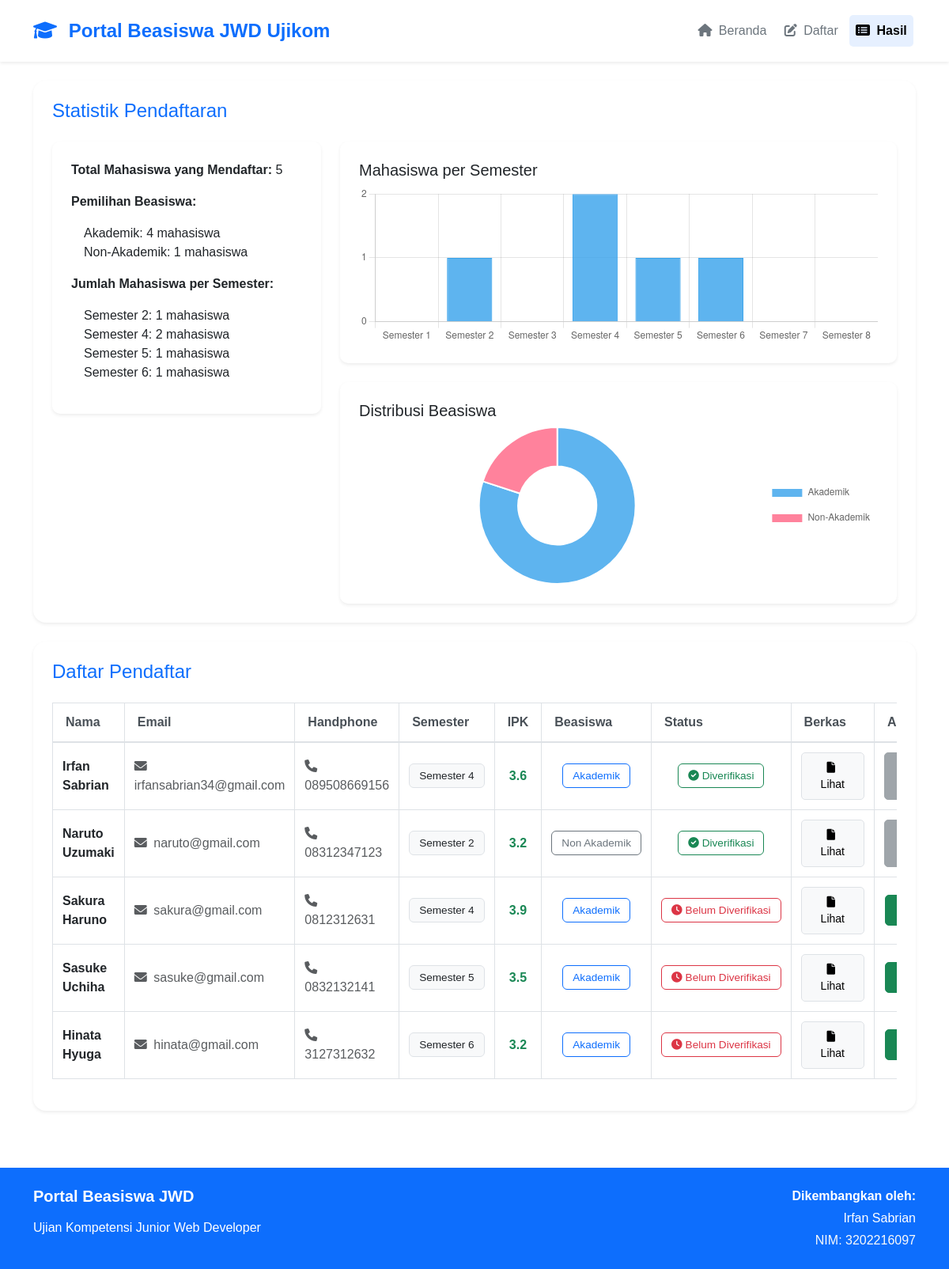
/registration-beasiswa.php, run on the app's committed database.
### tables this page shows
CREATE TABLE `daftar_mahasiswa` (
  `id` int(11) NOT NULL,
  `nama` varchar(50) NOT NULL,
  `email` varchar(50) NOT NULL,
  `hp` varchar(15) NOT NULL,
  `semester` int(11) NOT NULL,
  `ipk` float NOT NULL,
  `beasiswa` varchar(30) NOT NULL,
  `berkas` varchar(255) NOT NULL,
  `status` varchar(30) NOT NULL
);

### registration-beasiswa.php (the view, shortened to what this page needs)
<?php
include_once("connection.php");
$hasil = mysqli_query($conn, "SELECT * FROM daftar_mahasiswa");
$total_mahasiswa = 0;
$jumlah_akademik = 0;
$jumlah_non_akademik = 0;
$jumlah_per_semester = array_fill(1, 8, 0);
while ($data_mahasiswa = mysqli_fetch_array($hasil)) {
  $total_mahasiswa++;
  if ($data_mahasiswa['beasiswa'] == 'Akademik') {
    $jumlah_akademik++;
  } else {
    $jumlah_non_akademik++;
  }
  $semester = intval($data_mahasiswa['semester']);
  if ($semester >= 1 && $semester <= 8) {
    $jumlah_per_semester[$semester]++;
  }
}
$label_semester = json_encode(array_keys($jumlah_per_semester));
$data_semester = json_encode(array_values($jumlah_per_semester));
$label_beasiswa = json_encode(['Akademik', 'Non-Akademik']);
$data_beasiswa = json_encode([$jumlah_akademik, $jumlah_non_akademik]);
mysqli_data_seek($hasil, 0);
?>
<!doctype html>
<html lang="id">
<head>
  <link href="https://cdn.jsdelivr.net/npm/bootstrap@5.3.3/dist/css/bootstrap.min.css" rel="stylesheet">
  <link rel="stylesheet" href="css/styles.css">
</head>
<body>
  <nav class="navbar navbar-expand-lg sticky-top bg-white shadow-sm">
    <div class="container">
      <a class="navbar-brand fw-bold text-primary" href="index.php">
        <i class="fas fa-graduation-cap me-2"></i>
        Portal Beasiswa JWD Ujikom
      </a>
      <div class="collapse navbar-collapse" id="navbarNav">
        <ul class="navbar-nav ms-auto">
          <li class="nav-item">
            <a class="nav-link" href="index.php">
              <i class="fas fa-home me-1"></i> Beranda
            </a>
          </li>
          <li class="nav-item">
            <a class="nav-link" href="form-beasiswa.php">
              <i class="fas fa-edit me-1"></i> Daftar
            </a>
          </li>
          <li class="nav-item">
            <a class="nav-link active fw-bold" href="registration-beasiswa.php">
              <i class="fas fa-list-alt me-1"></i> Hasil
            </a>
          </li>
        </ul>
      </div>
    </div>
  </nav>
  <div class="container py-4">
    <div class="bg-white rounded-4 shadow-sm p-4 mb-4">
      <h4 class="mb-4 text-primary">Statistik Pendaftaran</h4>
      <div class="row">
        <div class="col-md-4">
          <div class="card border-0">
            <div class="card-body">
              <p><strong>Total Mahasiswa yang Mendaftar:</strong> <?php echo $total_mahasiswa; ?></p>
              <p><strong>Pemilihan Beasiswa:</strong></p>
              <ul class="list-unstyled ps-3">
                <li>Akademik: <?php echo $jumlah_akademik; ?> mahasiswa</li>
                <li>Non-Akademik: <?php echo $jumlah_non_akademik; ?> mahasiswa</li>
              </ul>
              <p><strong>Jumlah Mahasiswa per Semester:</strong></p>
              <ul class="list-unstyled ps-3">
                <?php
                foreach ($jumlah_per_semester as $semester => $jumlah) {
                  if ($jumlah > 0) {
                    echo "<li>Semester $semester: $jumlah mahasiswa</li>";
                  }
                }
                ?>
              </ul>
            </div>
          </div>
        </div>
        <div class="col-md-8">
          <div class="row">
            <div class="col-12 mb-4">
              <div class="card shadow-sm">
                <div class="card-body">
                  <h5 class="card-title">Mahasiswa per Semester</h5>
                  <div style="height: 200px">
                    <canvas id="grafikBarSemester"></canvas>
                  </div>
                </div>
              </div>
            </div>
            <div class="col-12">
              <div class="card shadow-sm">
                <div class="card-body">
                  <h5 class="card-title">Distribusi Beasiswa</h5>
                  <div style="height: 200px">
                    <canvas id="grafikPieBeasiswa"></canvas>
                  </div>
                </div>
              </div>
            </div>
          </div>
        </div>
      </div>
    </div>
    <div class="bg-white rounded-4 shadow-sm p-4">
      <h4 class="mb-4 text-primary">Daftar Pendaftar</h4>
      <div class="table-responsive">
        <table class="table table-hover align-middle border" id="tabelPendaftar">
          <thead>
            <tr class="text-center" style="background-color: #f8f9fa; border-bottom: 2px solid #dee2e6;">
              <th class="px-3 border">Nama</th>
              <th class="px-3 border">Email</th>
              <th class="px-3 border">Handphone</th>
              <th class="px-3 border">Semester</th>
              <th class="px-3 border">IPK</th>
              <th class="px-3 border">Beasiswa</th>
              <th class="px-3 border">Status</th>
              <th class="px-3 border">Berkas</th>
              <th class="px-3 border">Aksi</th>
            </tr>
          </thead>
          <tbody>
            <?php while ($data_mahasiswa = mysqli_fetch_array($hasil)) { ?>
              <tr class="align-middle">
                <td class="fw-semibold border"><?php echo $data_mahasiswa['nama']; ?></td>
                <td class="border">
                  <a href="mailto:<?php echo $data_mahasiswa['email']; ?>" class="text-decoration-none text-muted">
                    <i class="fas fa-envelope me-1"></i>
                    <?php echo $data_mahasiswa['email']; ?>
                  </a>
                </td>
                <td class="border">
                  <a href="tel:<?php echo $data_mahasiswa['hp']; ?>" class="text-decoration-none text-muted">
                    <i class="fas fa-phone me-1"></i>
                    <?php echo $data_mahasiswa['hp']; ?>
                  </a>
                </td>
                <td class="text-center border">
                  <span class="badge text-dark border" style="background-color: #f8f9fa;">
                    Semester <?php echo $data_mahasiswa['semester']; ?>
                  </span>
                </td>
                <td class="text-center fw-bold border">
                  <?php
                  $ipk_class = 'text-success';
                  echo "<span class='$ipk_class'>" . $data_mahasiswa['ipk'] . "</span>";
                  ?>
                </td>
                <td class="text-center border">
                  <?php
                  $beasiswa_class = $data_mahasiswa['beasiswa'] == 'Akademik' ? 'border-primary text-primary' : 'border-secondary text-secondary';
                  echo "<span class='badge border $beasiswa_class' style='background-color: transparent'>" .
                    $data_mahasiswa['beasiswa'] . "</span>";
                  ?>
                </td>
                <td class="text-center border">
                  <?php
                  $status = $data_mahasiswa['status'];
                  if ($status == 'Diverifikasi') {
                    echo "<span class='badge border border-success text-success' style='background-color: transparent'>
                            <i class='fas fa-check-circle me-1'></i>$status
                          </span>";
                  } else {
                    echo "<span class='badge border border-danger text-danger' style='background-color: transparent'>
                            <i class='fas fa-clock me-1'></i>$status
                          </span>";
                  }
                  ?>
                </td>
                <td class="text-center border">
                  <button type="button"
                    class="btn btn-sm btn-light border"
                    data-bs-toggle="modal"
                    data-bs-target="#berkasModal<?php echo $data_mahasiswa['id']; ?>">
                    <i class="fas fa-file me-1"></i>Lihat
                  </button>
                </td>
                <td class="text-center border">
                  <?php if ($data_mahasiswa['status'] == 'Belum Diverifikasi') { ?>
                    <button type="button"
                      class="btn btn-sm btn-success verify-btn"
                      data-id="<?php echo $data_mahasiswa['id']; ?>"
                      onclick="verifikasiStatus(<?php echo $data_mahasiswa['id']; ?>)">
                    </button>
                  <?php } else { ?>
                    <button type="button" class="btn btn-sm btn-secondary" disabled>
                    </button>
                  <?php } ?>
                </td>
              </tr>
            <?php } ?>
          </tbody>
        </table>
      </div>
    </div>
  </div>
  <footer class="bg-primary text-white py-4 mt-5">
    <div class="container">
      <div class="row">
        <div class="col-md-6">
          <h5 class="fw-bold mb-3">Portal Beasiswa JWD</h5>
          <p class="mb-0">Ujian Kompetensi Junior Web Developer</p>
        </div>
        <div class="col-md-6 text-md-end">
          <div class="d-flex flex-column">
            <p class="mb-1 fw-bold">Dikembangkan oleh:</p>
            <p class="mb-1">Irfan Sabrian</p>
            <p class="mb-0 text-light">NIM: 3202216097</p>
          </div>
        </div>
      </div>
    </div>
  </footer>
  <link rel="stylesheet" href="https://cdnjs.cloudflare.com/ajax/libs/font-awesome/6.0.0/css/all.min.css">
  <script>
    document.addEventListener("DOMContentLoaded", function() {
      const colors = {
        primary: 'rgba(54, 162, 235, 0.8)',
        secondary: 'rgba(255, 99, 132, 0.8)',
        border: 'rgba(54, 162, 235, 1)'
      };
      // Grafik Batang Semester
      const ctxSemester = document.getElementById('grafikBarSemester');
      if (ctxSemester) {
        const semesterLabels = JSON.parse('<?php echo $label_semester; ?>');
        const semesterData = JSON.parse('<?php echo $data_semester; ?>');
        new Chart(ctxSemester, {
          type: 'bar',
          data: {
            labels: semesterLabels.map(sem => 'Semester ' + sem),
            datasets: [{
              label: 'Jumlah Mahasiswa',
              data: semesterData,
              backgroundColor: colors.primary,
              borderColor: colors.border,
              borderWidth: 1
            }]
          },
          options: {
            responsive: true,
            maintainAspectRatio: false,
            scales: {
              y: {
                beginAtZero: true,
                ticks: {
                  stepSize: 1
                }
              }
            },
            plugins: {
              legend: {
                display: false
              }
            }
          }
        });
      }
      // Grafik Pie Beasiswa
      const ctxBeasiswa = document.getElementById('grafikPieBeasiswa');
      if (ctxBeasiswa) {
        const beasiswaLabels = JSON.parse('<?php echo $label_beasiswa; ?>');
        const beasiswaData = JSON.parse('<?php echo $data_beasiswa; ?>');
        new Chart(ctxBeasiswa, {
          type: 'doughnut',
          data: {
            labels: beasiswaLabels,
            datasets: [{
              data: beasiswaData,
              backgroundColor: [colors.primary, colors.secondary],
              borderColor: 'white',
              borderWidth: 2
            }]
          },
          options: {
            responsive: true,
            maintainAspectRatio: false,
            plugins: {
              legend: {
                position: 'right',
                labels: {
                  padding: 20,
                  font: {
                    size: 12
                  }
                }
              }
            }
          }
        });
      }
    });
  </script>
</body>
</html>

### css/styles.css (style rules this page uses)
* { padding: 0; margin: 0; }
body { font-family: sans-serif; background-image: url("../assets/background.png"); background-size: cover; background-position: center; background-attachment: fixed; background-repeat: no-repeat; }
a { text-decoration: none; width: fit-content; }
table { border: 1px solid #5541fc; border-radius: 10px; width: 700px; padding: 20px; font-family: "Plus Jakarta Sans", sans-serif; }
th { text-align: left; }
tr:nth-child(even) { background-color: #f2f2f2; }
.table > :not(caption) > * > * { padding: 0.75rem; vertical-align: middle; }
.badge { font-weight: 500; padding: 0.5rem 0.75rem; font-size: 0.85rem; }
.table thead th { font-weight: 600; color: #495057; }
.table tbody td { color: #212529; }
.navbar { padding: 1rem 0; }
.navbar-brand { font-size: 1.5rem; }
.nav-link { color: #6c757d; padding: 0.5rem 1rem; transition: all 0.3s ease; border-radius: 5px; margin: 0 0.2rem; }
.nav-link.active { color: #0d6efd; background-color: rgba(13, 110, 253, 0.1); }
.card { border: none; box-shadow: 0 0.125rem 0.25rem rgba(0, 0, 0, 0.075); transition: all 0.3s ease; }
.btn { padding: 0.5rem 1.5rem; border-radius: 5px; transition: all 0.3s ease; }
.card { border-radius: 10px; border: none; }
.card-body { padding: 1.5rem; }
.shadow-sm { box-shadow: 0 0.125rem 0.25rem rgba(0, 0, 0, 0.075) !important; }

### data on the page
daftar_mahasiswa: semester "6", jumlah "1", nama "Hinata Hyuga", email "hinata@gmail.com", hp "3127312632", ipk "3.2", beasiswa "Akademik", status "Belum Diverifikasi"
daftar_mahasiswa: nama "Irfan Sabrian", email "irfansabrian34@gmail.com", hp "089508669156", semester "4", ipk "3.6", beasiswa "Akademik", status "Diverifikasi"
daftar_mahasiswa: nama "Naruto Uzumaki", email "naruto@gmail.com", hp "08312347123", semester "2", ipk "3.2", beasiswa "Non Akademik", status "Diverifikasi"
daftar_mahasiswa: nama "Sakura Haruno", email "sakura@gmail.com", hp "0812312631", semester "4", ipk "3.9", beasiswa "Akademik", status "Belum Diverifikasi"
daftar_mahasiswa: nama "Sasuke Uchiha", email "sasuke@gmail.com", hp "0832132141", semester "5", ipk "3.5", beasiswa "Akademik", status "Belum Diverifikasi"

### other printed values
$total_mahasiswa "5"
$jumlah_akademik "4"
$jumlah_non_akademik "1"
$semester "2"
$jumlah "1"
$semester "4"
$jumlah "2"
$semester "5"
chart data {{ $label_semester }} [1,2,3,4,5,6,7,8]
chart data {{ $data_semester }} [0,1,0,2,1,1,0,0]
chart data {{ $label_beasiswa }} ["Akademik","Non-Akademik"]
chart data {{ $data_beasiswa }} [4,1]
